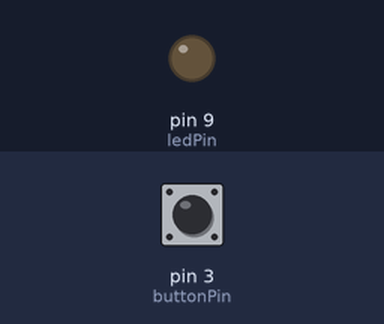
A sketch run on a simulated Arduino Uno, built with avr-gcc and run on an emulated ATmega328P. On the bench: output pins drawn as LEDs (lit = HIGH). The inputs (shaded band) are chosen by the test bench; at power-on: pin 3 (buttonPin) HIGH.

Above: at 1.2 s.
1.3 s: pin 3 (buttonPin) pulled LOW for 0.15 s
At 2.0 s:
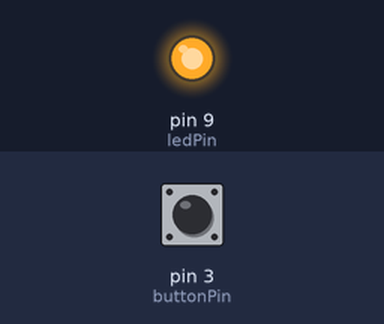
2.9 s: pin 3 (buttonPin) pulled LOW for 1 s
At 4.5 s:
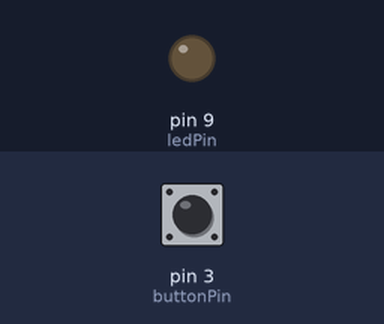
5.4 s: pin 3 (buttonPin) pulled LOW for 3.2 s
At 9.3 s:
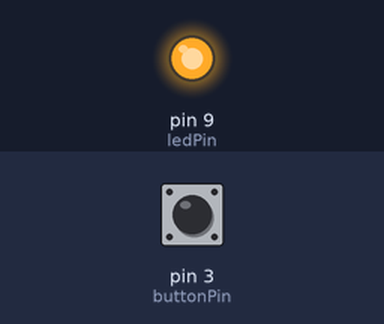
Timing chart, 0 to 10.8 s (numbered marks = the images above; inputs shaded):
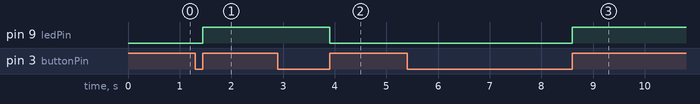

The sketch:

Works_003.ino
```cpp
/* Arduino Workshop
 Works_003
 Digital I/O (3) */

/**
 * In digital I/O (3), we will talk about digital signal INPUT in other method.
 * In this sketch, pull-up resistor is used
 */

/* Variables */
int ledPin = 9;
int buttonPin = 3;
int state = LOW;

void setup()
{
  pinMode(ledPin, OUTPUT);
  pinMode(buttonPin, INPUT_PULLUP);
  // To enable pull up, set the signal HIGH
  digitalWrite(buttonPin, HIGH);
}

void loop()
{
  /**
   * For this sketch, we will try different approach on button state. Remember
   * the state variable. We will negate the saved state each time when button is
   * pressed.
   *
   * For button, we check if button is still held down. This means we wait until
   * signal goes back to HIGH on input pin. When pin state changes to HIGH, we
   * negate the state.
   */
  if(digitalRead(buttonPin) == LOW)
  {
    while(digitalRead(buttonPin) == LOW);
    state = !state;
  }

  digitalWrite(ledPin, state);
}
```

Measured:
- after the input at 1.3 s, pin 9 (ledPin): LOW → HIGH after 0.15 s
- after the input at 2.9 s, pin 9 (ledPin): HIGH → LOW after 1.0 s
- after the input at 5.4 s, pin 9 (ledPin): LOW → HIGH after 3.2 s
